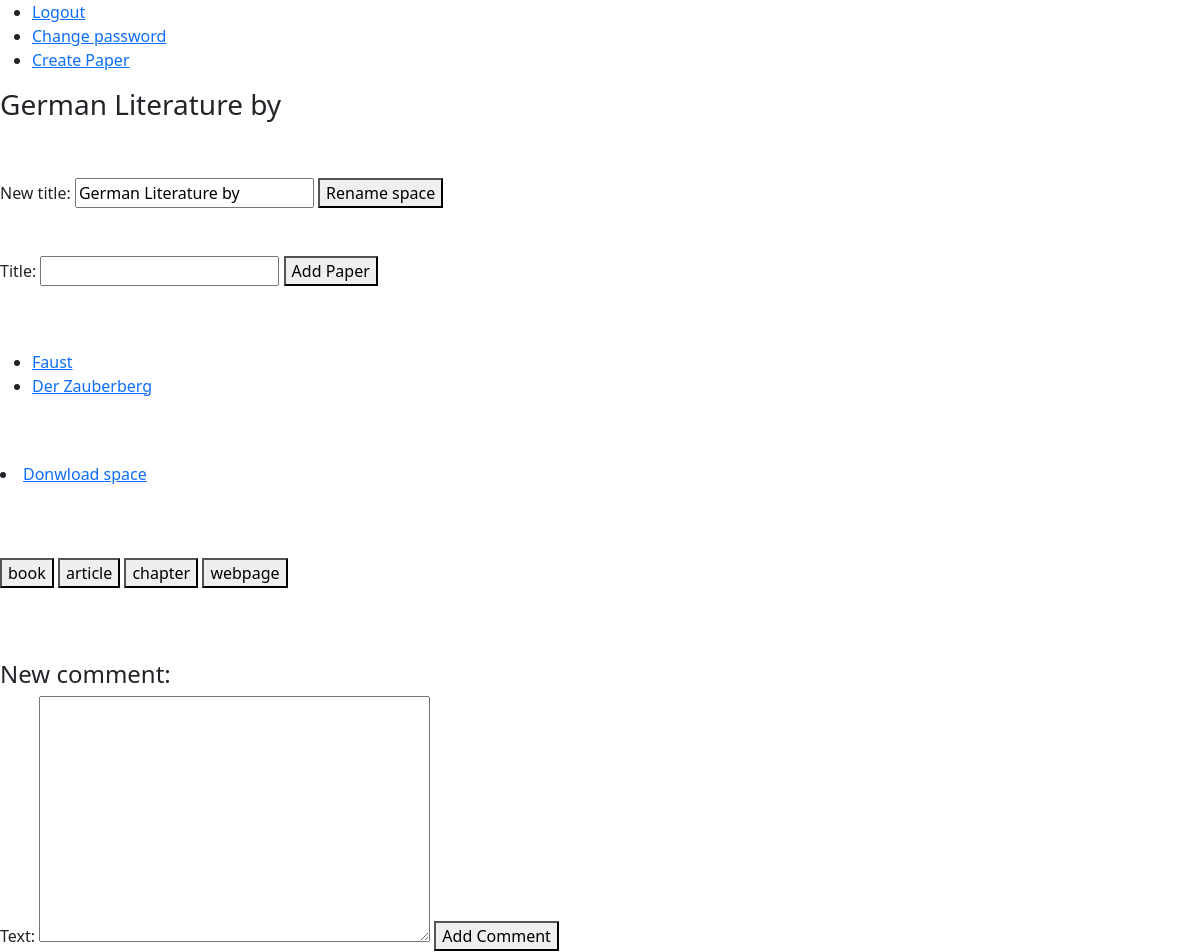
Page /work_space/3 (signed in, upper part) on the earlier database version.
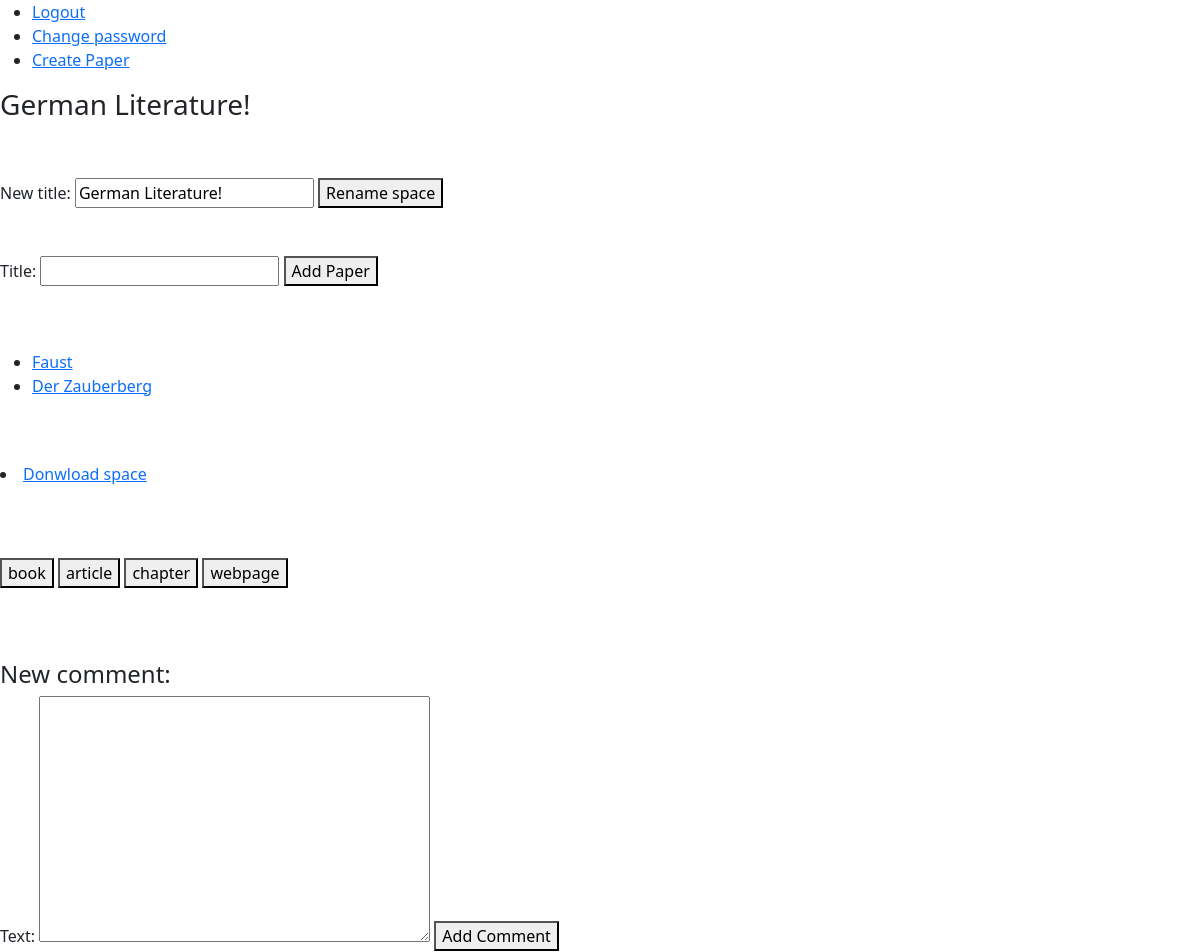
Same page on the later database version.
### work_space/models.py (models this page shows, shortened)
class WorkSpace(models.Model):
    owner = models.ForeignKey(User, on_delete=models.CASCADE, related_name="work_spaces")
    guests = models.ManyToManyField(User, related_name="guest_work_spaces")
    title = models.CharField(max_length=50)
    archived = models.BooleanField(default=False)
    def __str__(self):
        return self.title

### work_space/views.py (the view)
# urls.py: path("work_space/<int:space_id>", views.work_space_view, name="space_view")
@login_required
def work_space_view(request, space_id):
    space = check_work_space(space_id, request.user)
    params = {
        "space": space,
        "papers": space.papers.all(),
        "books": space.sources.all(),
        "form": NewPaperForm(),
        "book_form": BookForm(),
        "article_form": ArticleForm(),
        "chapter_form": ChapterForm(),
        "webpage_form": WebpageForm(),
        "comment_form": NewCommentForm(),
        "note_form": NewNoteForm(),
        "link_form": NewLinkForm(),
        "rename_form": RenameSpaceForm().set_initial(space),
        "comments": space.comments.all(),
        "notes": space.notes.all(),
        "links": space.links.all()
    }
    return render(request, "work_space/work_space_view.html", params)

### paper_work/forms.py (shortened to what this page needs)
class NewPaperForm(forms.Form):
    title = forms.CharField(max_length=50)

### bookshelf/forms.py
class BookForm(CommonFields):
    source_type = forms.CharField(widget=forms.HiddenInput(attrs={"value": "book"}))
    title = forms.CharField()
    publishing_house = forms.CharField()
    year = forms.CharField()

### bookshelf/models.py (called while the page is built)
    def __str__(self):
        return self.title

### utils/verification.py (called while the page is built)
def check_work_space(space_id: int, user: User) -> WorkSpace | Http404 | PermissionDenied:
    try:
        space = WorkSpace.objects.get(pk=space_id)
    except ObjectDoesNotExist:
        raise Http404
    else:
        if space.owner != user and user not in space.guests.all():
            raise PermissionDenied
    return space

### work_space/forms.py (called while the page is built)
    def set_initial(self, space: WorkSpace):
        self.fields["new_title"].initial = space.title
        return self

### templates/work_space/work_space_view.html (shortened to what this page needs)
{% extends "layout.html" %}
{% load static %}
{% block css %}
    <link href="{% static 'css/work_space/styles.css' %}" rel="stylesheet">
{% endblock %}
{% block body %}
    <h3>{{ space }}</h3><br><br>
    <form action="{% url 'work_space:rename_space' space.pk %}" method="post">
        {{ rename_form }}
        <button type="submit">Rename space</button>
    </form><br><br>
    <form action="{% url 'paper_work:create_paper' space.pk %}" method="post">
        {{ form }}
        <button id="change_password_button" type="submit">Add Paper</button>
    </form>
    <br><br>
    <ul>
        {% for book in books %}
        <li>
           <a href="{% url 'bookshelf:source_space' book.pk %}">{{ book }}</a>
        </li>
        {% endfor %}
    </ul><br><br>
    <li>
        <a href="{% url 'work_space:download_space' space.pk %}">Donwload space</a>
    </li><br><br><br>
    <button class="show_form_button" id="book" type="button">book</button>
    <button class="show_form_button" id="article" type="button">article</button>
    <button class="show_form_button" id="chapter" type="button">chapter</button>
    <button class="show_form_button" id="webpage" type="button">webpage</button>
    <br><br><br><br>
    <h4>New comment:</h4>
    <form action="{% url 'work_space_parts:leave_comment' space.pk %}" method="post">
        {{ comment_form }}
        <button type="submit">Add Comment</button>
    </form><br><br>
    <br><br>
    <br><br>
    <br><br><br>
    <br><br><br>
    <br><br><br>
    <br><br><br>
    <br><br><br>
    <br><br><br>
{% endblock %}

Differences in the rows shown:
changed WorkSpace: title "German Literature by" → "German Literature!"
Other differences:
form field new_title: "German Literature by" → "German Literature!"
